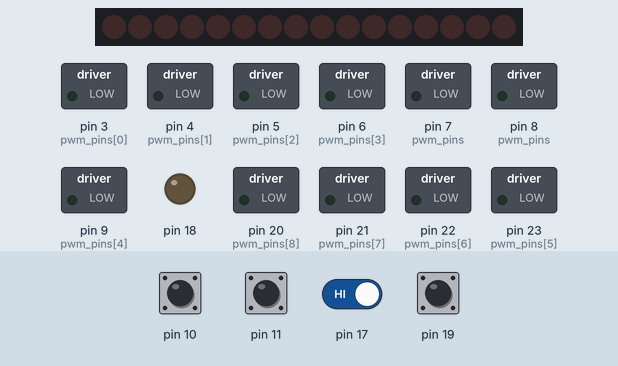
Bench run of a sketch on a simulated Arduino Mega 2560, built with avr-gcc and run on an emulated ATmega2560. Parts: 16 shift-register outputs drawn as a row of LEDs (first output left, lit = HIGH), switched loads named in the sketch (green lamp = pin HIGH), output pins drawn as LEDs (lit = HIGH). Wiring (inferred from the names in the program): 2 × shift register (74HC595): data pin 0; shift clock pin 2; latch pin 1. Wiring (inferred from the signals the program sends): row of LEDs: on Q0, Q1, Q2, Q3, Q4, Q5, Q6, Q7, Q8, Q9, Q10, Q11, Q12, Q13, Q14, Q15. The test bench sets the inputs (shaded band); at power-on: pin 10, pin 11, pin 17, pin 19 HIGH. The ROS host is connected and sends only what is stated; pins used as bus, display or sensor lines are not drawn.

Above: at 1.2 s.
1.3 s: pin 10 pulled LOW for 0.15 s
At 1.9 s:
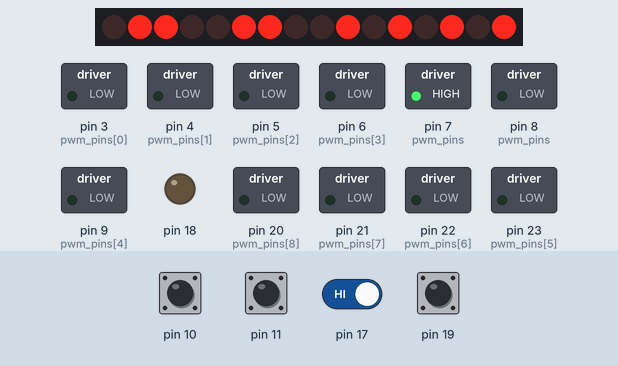
3.0 s: pin 11 pulled LOW for 1 s
At 3.6 s:
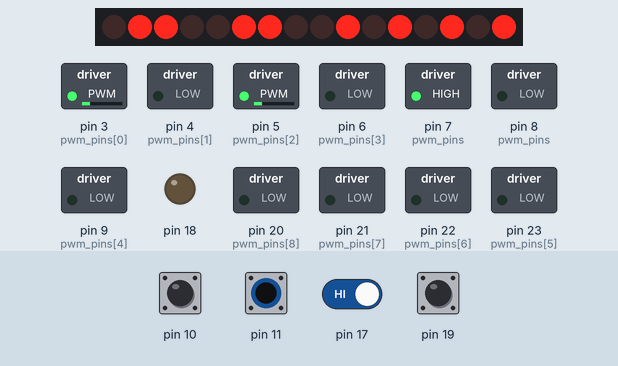
5.5 s: pin 11 pulled LOW for 0.15 s
At 6.3 s:
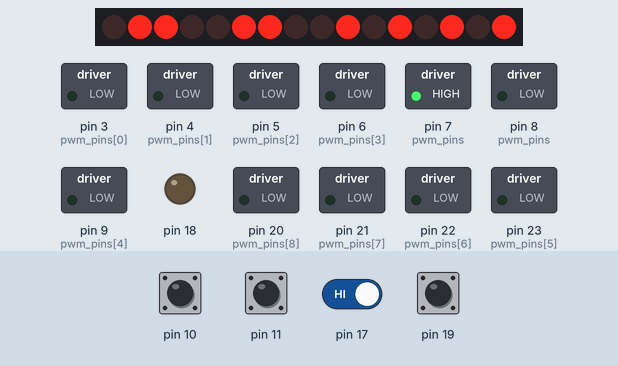
7.2 s: pin 10 driven LOW and pin 17 driven LOW
At 8.1 s:
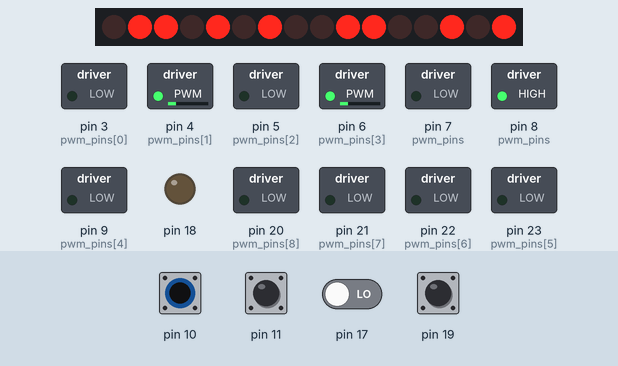
8.7 s: pin 10 driven HIGH
At 9.2 s:
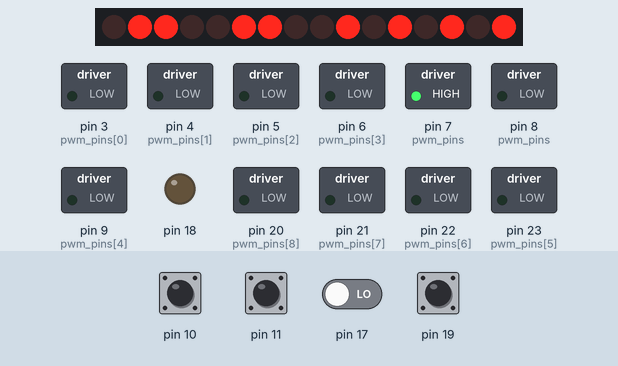
10.2 s: pin 11 pulled LOW for 0.15 s
At 10.27 s:
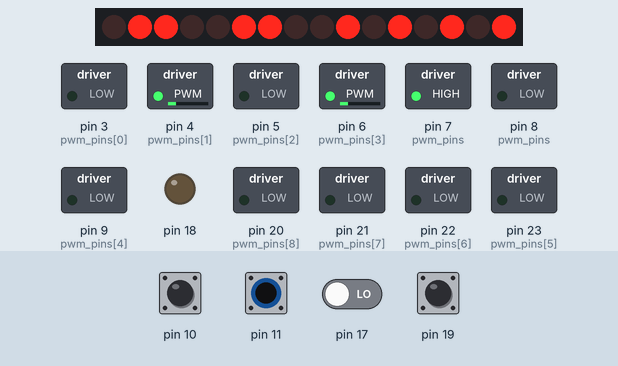
Timing chart, 0 to 12.8 s (numbered marks = the images above; inputs shaded):
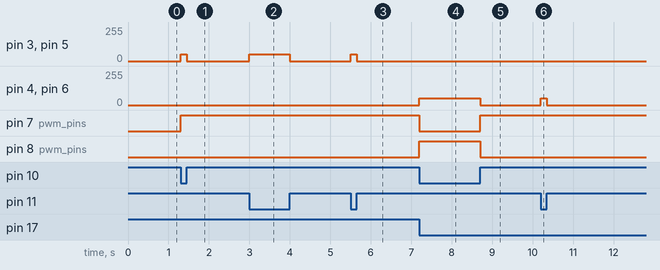

Measured:
- after the input at 1.3 s, pin 3 (pwm_pins[0]), pin 5 (pwm_pins[2]): 0/255 → 50/255 at once, → 0/255 0.15 s later; pin 7 (pwm_pins): LOW → HIGH at once
- after the input at 3.0 s, pin 3 (pwm_pins[0]), pin 5 (pwm_pins[2]): 0/255 → 50/255 at once, → 0/255 1.0 s later
- after the input at 5.5 s, pin 3 (pwm_pins[0]), pin 5 (pwm_pins[2]): 0/255 → 50/255 at once, → 0/255 0.15 s later
- after the input at 7.2 s, pin 4 (pwm_pins[1]), pin 6 (pwm_pins[3]): 0/255 → 50/255 at once; pin 7 (pwm_pins): HIGH → LOW at once; pin 8 (pwm_pins): LOW → HIGH at once
- after the input at 8.7 s, pin 4 (pwm_pins[1]), pin 6 (pwm_pins[3]): 50/255 → 0/255 at once; pin 7 (pwm_pins): LOW → HIGH at once; pin 8 (pwm_pins): HIGH → LOW at once
- after the input at 10.2 s, pin 4 (pwm_pins[1]), pin 6 (pwm_pins[3]): 0/255 → 50/255 at once, → 0/255 0.15 s later

The sketch:

Motor_PCB.ino
```cpp
/*
  A 10101010
  B 01010101
  Motor num - PWM,IN1,IN2
  Motor 1 - 3, QA6, QA7
  Motor 2 - 4, QA4, QA5
  Motor 3 - 5, QA2, QA3
  Motor 4 - 6, 7, 8
  Motor 5 - 9, QA1, QA0
  Motor 6 - 23, QB0, QB1
  Motor 7 - 22, QB3, QB2
  Motor 8 - 21, QB5, QB4
  Motor 9 - 20, QB7, QB6
  Motors 0  1  2  /3  4  5  /6 7  8
  Angle p 17 13 5  /25 33 21 /1 9  29
  order   9  21 33 /5  17 29 /1 13 25
*/

#if (ARDUINO >= 100)
#include <Arduino.h>
#else
#include <WProgram.h>
#endif
#include <ros.h>
#include <std_msgs/Int16MultiArray.h>

ros::NodeHandle nh;

const int latchPin = 1; // (74HC595 pin 12)
const int clockPin = 2; // (74HC595 pin 11)
const int dataPin = 0; //  (74HC595 pin 14)

int data2[9];
byte mot_select = 0, temp_read, pwm_pins[] = {3, 4, 5, 6, 9, 23, 22, 21, 20}, mot_order[9] = {4, 7, 3, 8, 2, 1, 6, 0, 5};
bool dir[9], mot_dir[8], mot_spec_dir[9] = {0, 1, 0, 0, 1, 1, 1, 1, 1};
bool flag = 0;

void callback( const std_msgs::Int16MultiArray& cmd_msg) {
  for (int i = 0; i < 9; i++) {
    data2[i] = cmd_msg.data[mot_order[i]];
  }
  if (!digitalRead(10) || !digitalRead(11))
    manual_control();
  motor_dir_shiftout(data2);

}
ros::Subscriber<std_msgs::Int16MultiArray> sub("doc_ock/motor_pwm", callback);

void setup() {
  for (int i = 0; i < 9; i++) {
    pinMode(pwm_pins[i], OUTPUT);

  }
  pinMode(latchPin, OUTPUT);
  pinMode(dataPin, OUTPUT);
  pinMode(clockPin, OUTPUT);
  pinMode(7, OUTPUT);
  pinMode(8, OUTPUT);
  pinMode(10, INPUT_PULLUP);
  pinMode(11, INPUT_PULLUP);
  pinMode(17, INPUT_PULLUP);
  pinMode(19, INPUT_PULLUP);
  pinMode(18, OUTPUT);
  digitalWrite(18, LOW);
  nh.initNode();
  nh.subscribe(sub);

}

void loop() {
  if (!digitalRead(10) || !digitalRead(11)) {
    manual_control();
    motor_dir_shiftout(data2);
    flag = 1;
  }
  else if (flag) {
    for (int i = 0; i < 9; i++)
      data2[i] = 0;
    motor_dir_shiftout(data2);
    flag = 0;
  }
  nh.spinOnce();
  delay(1);
}

void Motor_order_organize(int dat[]) {
  for (int i = 0; i < 9; i++) {
    data2[i] = dat[mot_order[i]];
  }
}

void motor_dir_shiftout(int shift_data[]) {
  int i;

  //get directions
  for (i = 0; i < 9; i++)
    dir[i] = shift_data[i] >= 0;


  //xor
  for (i = 0; i < 9; i++)
    dir[i] = !dir[i] != !mot_spec_dir[i];


  //organize by Motor order
  mot_dir[0] = dir[4];
  for (i = 1; i < 4; i++)
    mot_dir[i] = dir[3 - i];

  for (i = 4; i < 8; i++)
    mot_dir[i] = dir[i + 1];


  digitalWrite(latchPin, 0);
  //clear everything out just in case to
  //prepare shift register for bit shifting
  digitalWrite(dataPin, 0);
  digitalWrite(clockPin, 0);
  for (i = 7; i >= 0; i--)  {
    send_bit(!mot_dir[i]);
    send_bit(mot_dir[i]);
  }
  //stop shifting

  digitalWrite(clockPin, 0);
  digitalWrite(8, !dir[3]);
  digitalWrite(7, dir[3]);
  digitalWrite(latchPin, 1);

  for (int i = 0; i < 9; i++)
    analogWrite(pwm_pins[i], abs(shift_data[i]));
}


void send_bit(bool val) {
  digitalWrite(clockPin, 0);
  digitalWrite(dataPin, val);
  //register shifts bits on upstroke of clock pin
  digitalWrite(clockPin, 1);
  //zero the data pin after shift to prevent bleed through
  digitalWrite(dataPin, 0);
}


void manual_control() {
  int data[9];

  byte a = !digitalRead(17) + digitalRead(19);
  for (int i = 0; i < 9; i++)
    data[i] = 0;
  if (!digitalRead(10))
    for (int i = a * 3; i < a * 3 + 3; i++)
      data[i] = -50;
  else
    for (int i = a * 3; i < a * 3 + 3; i++)
      data[i] = 50;

  for (int i = 0; i < 9; i++)
    data2[i] = data[mot_order[i]];
}
```
